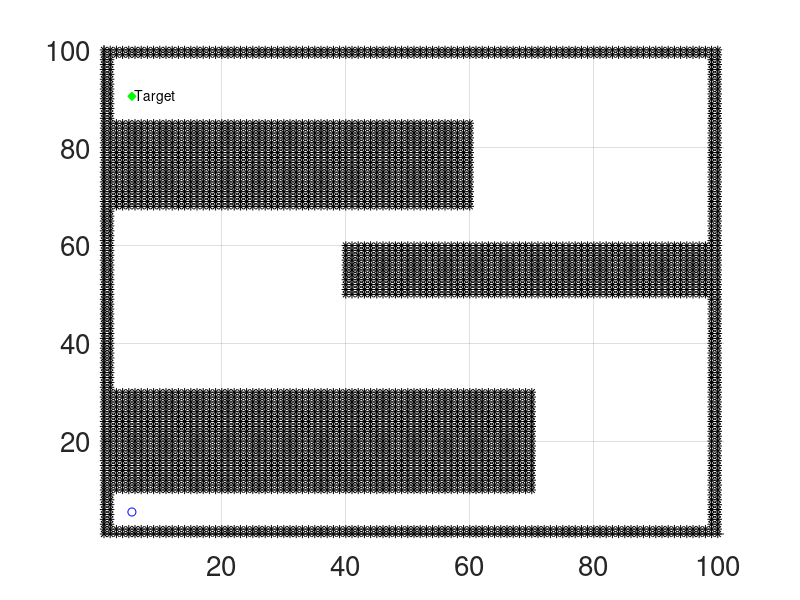

This figure's MATLAB source: (Note: this script raises an error after producing the figure.)
% >>> This code presents a planner for rolling of polyhedra.
% Designate the start point, target, and define obstacles on a grid. In
% in "Setup Variables." Then just execute the script.
% Here, we have two mazes as .mat files the user can chose to load in. Just
% uncomment one of the blocks in the setup variables section 4 below. 

% >>> Required functions are: 
% break_into_waypoints.m
% calculate_closest_centroid_and_expand.m
% findAngle.m
% chooseNextFace.m
% distance.m
% insert_open.m
% node_index.m
% plotFootprint.m
% min_fn.m

% >>> Cleaned up, better commented script made from
% MAIN_Universal script in universal_w_obstacles folder.
%  --Robert Baines, July 20, 2021 

% From "Robert Baines, Joran Booth, and Rebecca Kramer-Bottiglio, Soft
% rolling membrane-driven tensegrity robots. RAL. 2020" 
% https://ieeexplore.ieee.org/stamp/stamp.jsp?tp=&arnumber=9162439

%--------------------------------------------------------------------------

%% Setup Variables, many of which are user-defined
close all; clear;

% 1. What polyhedra are we dealing with?
% This code now might not work for all listed polyhedra. See changes to
% line 12 of plotFootprint.m
polyhedra = 'icosahedron20'; % USER: 'cube', 'dodecahedron', 'icosahedron20', or 'rhomba'.

% 2. Main loop user variables:
sLen = 2.5;           % USER: input the side length of a polyhedron 
tol = 7;              % USER: how close we want to get to our goal position in same units as sideLength. Influences convergence time/circling around goal.
printAdjNums = false; % USER: choose 'true' if you want to print numbers for adjacent sides.
pathSeg = 20;         % USER: how many waypoints do you want to break A* path into? 

% 3. Place robot, obstacles, goal on the grid
MAX_X=100;            % USER: max x coordinate of map 
MAX_Y=100;            % USER: max y coordinate of map 

MAP=2*(ones(MAX_X,MAX_Y)); %This matrix stores the coordinates of the map and the Objects in each coordinate


% 4. USER: Initialize the MAP with input values

% Maze 1: OBSTACLES 20% larger than real life, for collision buffer 
%--------
% Obstacle=-1, Target = 0,Robot=1, open space=2
maze = load('maze1.mat'); 
MAP = maze.MAP; 
xStart=5;            
yStart=5; 
xTarget=5;           
yTarget=90;
MAP(xStart,yStart)=1; % fill in occupancy grid with user-input above
MAP(xTarget,yTarget)=0;
%--------


% % Maze 2: 
% %--------
% maze = load('maze2.mat');
% MAP = maze.MAP; 
% xStart=80;            
% yStart=20; 
% xTarget=15;           
% yTarget=40;
% MAP(xStart,yStart)=1; % fill in occupancy grid with user-input above
% MAP(xTarget,yTarget)=0;
% %--------


%--------------------------------------------------------------------------

%% Prepare visualization 

figure(); 
grid on;
hold on;
set(gca,'FontSize',20);   
ylim([-MAX_Y-20 MAX_Y+20]);
xlim([-MAX_X-20 MAX_X+20]);
axis([1 MAX_X+1 1 MAX_Y+1])

plot(xTarget+.5,yTarget+.5,'gd', 'MarkerFaceColor', 'g');
text(xTarget+1,yTarget+.5,'Target');
plot(xStart+.5,yStart+.5,'bo');
[a,b] = find(MAP== -1); 
plot(a,b,'k*'); 

%--------------------------------------------------------------------------


%% LISTS USED FOR A* ALGORITHM
%OPEN LIST STRUCTURE
%--------------------------------------------------------------------------
%IS ON LIST 1/0 |X val |Y val |Parent X val |Parent Y val |h(n) |g(n)|f(n)|
%--------------------------------------------------------------------------
OPEN=[];
%CLOSED LIST STRUCTURE
%--------------
%X val | Y val |
%--------------
% CLOSED=zeros(MAX_VAL,2);
CLOSED=[];

%Put all obstacles on the Closed list
k=1;%Dummy counter
for i=1:MAX_X
    for j=1:MAX_Y
        if(MAP(i,j) == -1)
            CLOSED(k,1)=i;
            CLOSED(k,2)=j;
            k=k+1;
        end
    end
end
CLOSED_COUNT=size(CLOSED,1);
%set the starting node as the first node
xNode=xStart; 
yNode=yStart;  
OPEN_COUNT=1;
path_cost=0;
goal_distance=distance(xNode,yNode,xTarget,yTarget);
OPEN(OPEN_COUNT,:)=insert_open(xNode,yNode,xNode,yNode,path_cost,goal_distance,goal_distance);
OPEN(OPEN_COUNT,1)=0;
CLOSED_COUNT=CLOSED_COUNT+1;
CLOSED(CLOSED_COUNT,1)=xNode;
CLOSED(CLOSED_COUNT,2)=yNode;
NoPath=1;

%% A* ALGORITHM

while((xNode ~= xTarget || yNode ~= yTarget) && NoPath == 1)
    exp_array=expand_array(xNode,yNode,path_cost,xTarget,yTarget,CLOSED,MAX_X,MAX_Y);
    exp_count=size(exp_array,1);
    %UPDATE LIST OPEN WITH THE SUCCESSOR NODES
    %OPEN LIST FORMAT
    %--------------------------------------------------------------------------
    %IS ON LIST 1/0 |X val |Y val |Parent X val |Parent Y val |h(n) |g(n)|f(n)|
    %--------------------------------------------------------------------------
    %EXPANDED ARRAY FORMAT
    %--------------------------------
    %|X val |Y val ||h(n) |g(n)|f(n)|
    %--------------------------------
    for i=1:exp_count
        flag=0;
        for j=1:OPEN_COUNT
            if(exp_array(i,1) == OPEN(j,2) && exp_array(i,2) == OPEN(j,3) )
                OPEN(j,8)=min(OPEN(j,8),exp_array(i,5)); %#ok<*SAGROW>
                if OPEN(j,8)== exp_array(i,5)
                    %UPDATE PARENTS,gn,hn
                    OPEN(j,4)=xNode;
                    OPEN(j,5)=yNode;
                    OPEN(j,6)=exp_array(i,3);
                    OPEN(j,7)=exp_array(i,4);
                end %End of minimum fn check
                flag=1;
            end %End of node check
            %         if flag == 1
            %             break;
        end 
        if flag == 0
            OPEN_COUNT = OPEN_COUNT+1;
            OPEN(OPEN_COUNT,:)=insert_open(exp_array(i,1),exp_array(i,2),xNode,yNode,exp_array(i,3),exp_array(i,4),exp_array(i,5));
        end %End of insert new element into the OPEN list
    end 

    %Find out the node with the smallest fn
    index_min_node = min_fn(OPEN,OPEN_COUNT,xTarget,yTarget);
    if (index_min_node ~= -1)
        %Set xNode and yNode to the node with minimum fn
        xNode=OPEN(index_min_node,2);
        yNode=OPEN(index_min_node,3);
        path_cost=OPEN(index_min_node,6);%Update the cost of reaching the parent node
        %Move the Node to list CLOSED
        CLOSED_COUNT=CLOSED_COUNT+1;
        CLOSED(CLOSED_COUNT,1)=xNode;
        CLOSED(CLOSED_COUNT,2)=yNode;
        OPEN(index_min_node,1)=0;
    else
        %No path exists to the Target!!
        NoPath=0;%Exits the loop!
    end 
end 

%Once algorithm has run The optimal path is generated by starting of at the
%last node(if it is the target node) and then identifying its parent node
%until it reaches the start node. This is the optimal path

i=size(CLOSED,1);
Optimal_path=[];
xval=CLOSED(i,1);
yval=CLOSED(i,2);
i=1;
Optimal_path(i,1)=xval;
Optimal_path(i,2)=yval;
i=i+1;

if ( (xval == xTarget) && (yval == yTarget))
    inode=0;
    %Traverse OPEN and determine the parent nodes
    parent_x=OPEN(node_index(OPEN,xval,yval),4);%node_index returns the index of the node
    parent_y=OPEN(node_index(OPEN,xval,yval),5);
    
    while( parent_x ~= xStart || parent_y ~= yStart)
        Optimal_path(i,1) = parent_x;
        Optimal_path(i,2) = parent_y;
        %Get the grandparents:
        inode=node_index(OPEN,parent_x,parent_y);
        parent_x=OPEN(inode,4);
        parent_y=OPEN(inode,5);
        i=i+1;
    end
    j=size(Optimal_path,1);
    
    %Plot the Optimal A* generated Path!
     plot(Optimal_path(:,1)+.5,Optimal_path(:,2)+.5, '--r', 'lineWidth', 3);
else
    pause(0.1);
    h=msgbox('Sorry, No path exists to the Target!','warn');
    uiwait(h,5);
end
%Optimal_path
%--------------------------------------------------------------------------

%% Main Loop: lay out polyhedra footprints and draw lines betweeen centroids until you're close to the end goal.

angle_array = 0; %This is the storage for angles we have traveled in previous turns. It is for post-hoc analysis to hopefully find a closed-form solution to which rotation angle to use for each face
face_array = 1; % keep track of faces the polyhedra traverses over the course of the algorithm. It will always start on 1.
[obstacles_x, obstacles_y] = find(MAP == -1); % returns row and column indicies of obstacles as vectors
obstacles = [obstacles_x, obstacles_y];
target = [xTarget, yTarget];
colorCycle = {[1 0 0]; [1 1 0]; [0 1 0]; [0 1 1]; [0 0 1]; [1 0 1]}; %rgb values of the colors that the plot will cycle through
opacityCycle = {0.05; 0.05; 0.05; 0.3};    % for clearing up plot: every 4th footprint as darker
adjacentFaces = loadAdjacentFacesMatrix(polyhedra); %load the matrix definition for the chosen shape
angle = 0 ; %initialize the angle of rotation to 0 for the first previous out angle

% break A* generated path into waypoints:
[path_waypoints] = break_into_waypoints(Optimal_path, pathSeg);
path_waypoints = [path_waypoints; target];

%Continue expanding until we are close enough to the target:
count = 1; % iteration counter for while loop
cnt_waypts = 1; %counter for path waypoints
%dist_waypoint_to_goal = norm(target - [path_waypoints(1,1), path_waypoints(1,2)]);
dist_curr_to_waypoint = norm([xStart, yStart] - [path_waypoints(1,1), path_waypoints(1,2)]); % distance between current centroid and next waypoint

for k = 1:length(path_waypoints(:,1))
    if k==1 % Set up variables for the first step only
        newFace = face_array(1);
        oldFace = face_array(1);
        newCentroid = [xStart, yStart];
        oldCentroid = [xStart, yStart];
    end
    %update the target to the next waypoint once we reached the last one
    target = path_waypoints(k,:);
    dist_to_goal = norm(target - newCentroid); % note: can also use inf as initializer. 
    
    while  tol < dist_to_goal % stop when we are close by

        stepColor = [colorCycle{mod(count-1,size(colorCycle,1))+1}];  %switch the plotting color/opacity for this iteration
        stepOpacity = [opacityCycle{mod(count-1,size(opacityCycle,1))+1}];
        
        %calculate the next face and expand it
        [newFace,oldFace,newCentroid,oldCentroid,angle, dist_to_goal] = calculate_closest_centroid_and_expand(...
            adjacentFaces,sLen,newFace,oldFace,newCentroid,oldCentroid,obstacles,target,stepColor,printAdjNums);
        
        %save the position history
        face_array = [face_array, newFace];
        angle_array = [angle_array, angle];
        count = count +1; %update the color
    end
end

disp('Goal approximately reached!');
disp('faces traversed: ');
disp(face_array);
%--------------------------------------------------------------------------
